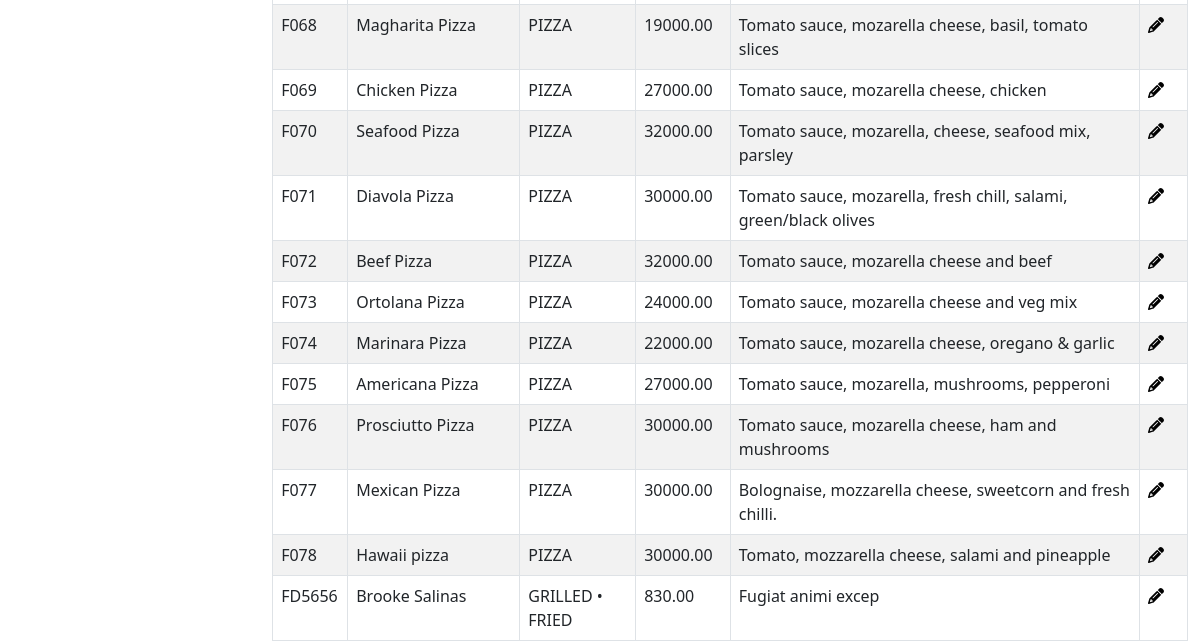
Before: /adminSide/panel/menu-panel.php (signed in, lower part) with the older database file.
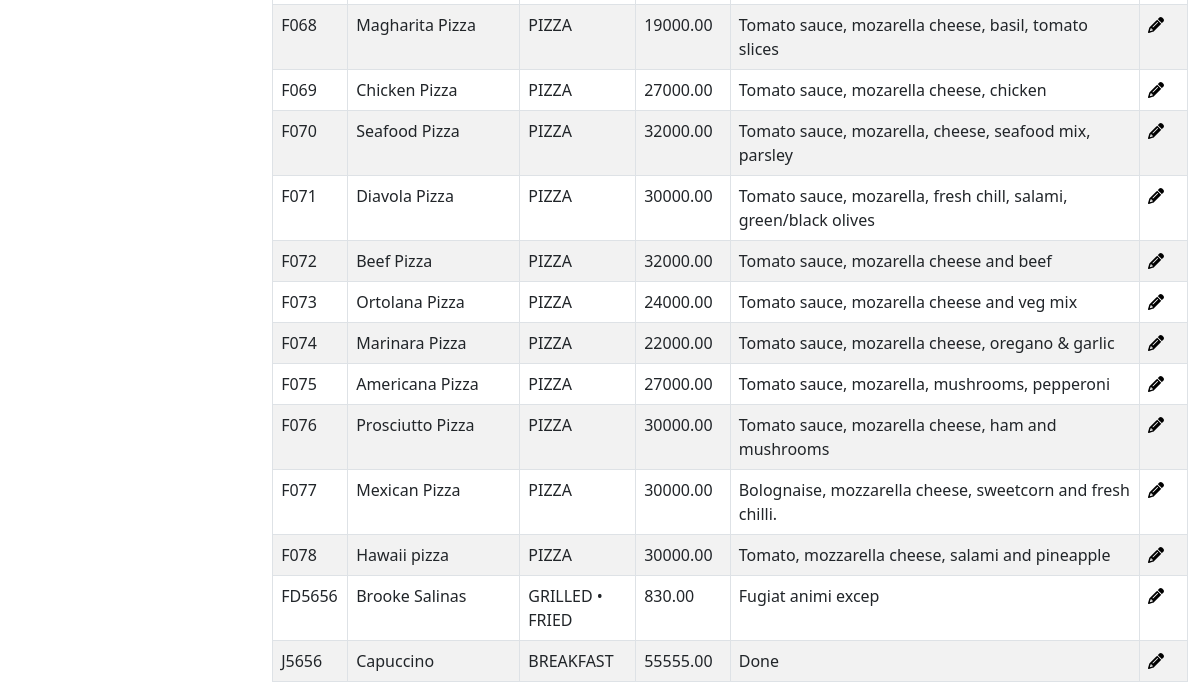
After: the same page with the newer database file.
### tables this page shows
CREATE TABLE `menu` (
  `item_id` varchar(6) NOT NULL,
  `item_name` varchar(255) DEFAULT NULL,
  `item_type` varchar(255) DEFAULT NULL,
  `item_category` varchar(255) DEFAULT NULL,
  `item_price` decimal(10,2) DEFAULT NULL,
  `expense_amount` decimal(10,2) DEFAULT 0.00,
  `expense_types` text DEFAULT NULL,
  `item_description` varchar(255) DEFAULT NULL
);

### adminSide/panel/menu-panel.php (the view, shortened to what this page needs)
<?php include '../inc/dashHeader.php'; ?>
<div class="wrapper">
    <div class="container-fluid pt-5 pl-600">
        <div class="row">
            <div class="m-50">
                <?php
                require_once "../config.php";
                if (isset($_POST['search'])) {
                    if (!empty($_POST['search'])) {
                        $search = $_POST['search'];
                        $sql = "SELECT * FROM menu WHERE item_type LIKE '%$search%' OR item_category LIKE '%$search%' OR item_name LIKE '%$search%' OR item_id LIKE '%$search%' ORDER BY item_id;";
                    } else {
                        $sql = "SELECT * FROM menu ORDER BY item_id;";
                    }
                } else {
                    $sql = "SELECT * FROM menu ORDER BY item_id;";
                }
                if ($result = mysqli_query($link, $sql)) {
                    if (mysqli_num_rows($result) > 0) {
                        echo '<div class="table-responsive">';
                        echo '<table class="table table-bordered table-striped mb-0">';
                        echo "<tbody>";
                        while ($row = mysqli_fetch_array($result)) {
                            echo "<tr>";
                            echo "<td>" . $row['item_id'] . "</td>";
                            echo "<td>" . $row['item_name'] . "</td>";
                            echo "<td>" . $row['item_type'] . "</td>";
                            echo "<td>" . $row['item_price'] . "</td>";
                            echo "<td>" . $row['item_description'] . "</td>";
                            echo "<td>";
                            echo '<a href="../menuCrud/updateItemVerify.php?id='. $row['item_id'] .'" title="Modify Record" data-toggle="tooltip"'
                                    . 'onclick="return confirm(\'Admin permission Required!\n\nAre you sure you want to Edit this Item?\')">'
                             . '<i class="fa fa-pencil" aria-hidden="true"></i></a>';
                            echo "</td>";
                            echo "</tr>";
                        }
                        echo "</tbody>";
                        echo "</table>";
                        echo '</div>';
                    } else {
                        echo '<div class="alert alert-danger"><em>No records were found.</em></div>';
                    }
                } else {
                    echo "Oops! Something went wrong. Please try again later.";
                }
                ?>
            </div>
        </div>
    </div>
</div>
<?php include '../inc/dashFooter.php'; ?>

Changed rows visible on the page:
added menu: item_id "J5656", item_name "Capuccino", item_type "BREAKFAST", item_price "55555.00", item_description "Done"
